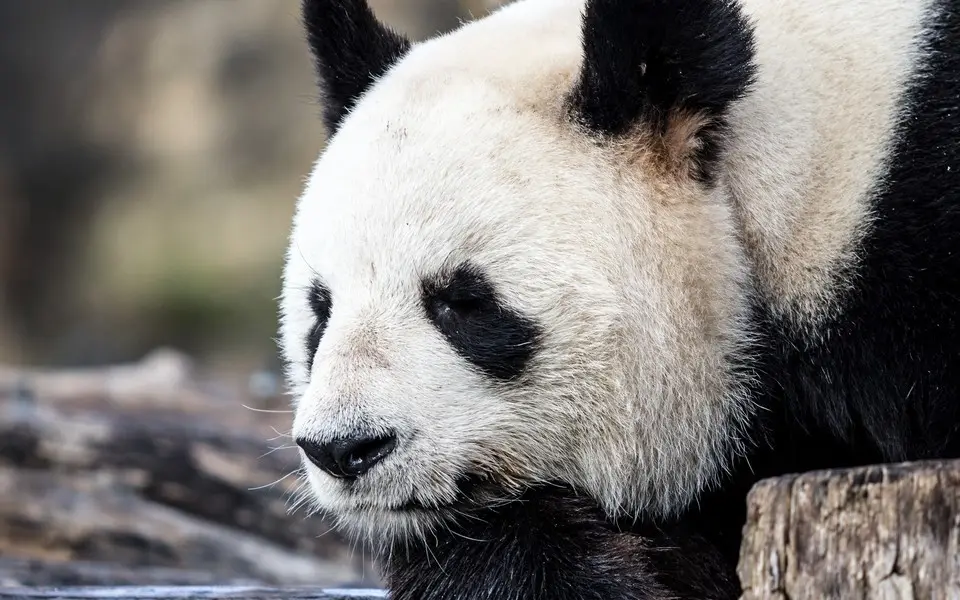
#> input picture test.jpg, 960 x 600 px
$ python preprocess.py
#> lines starting #> are read from the running program, lines starting #| are printed output that depends on the picture
# Copyright 2022 Huawei Technologies Co., Ltd
#
# Licensed under the Apache License, Version 2.0 (the "License");
# you may not use this file except in compliance with the License.
# You may obtain a copy of the License at
#
# http://www.apache.org/licenses/LICENSE-2.0
#
# Unless required by applicable law or agreed to in writing, software
# distributed under the License is distributed on an "AS IS" BASIS,
# WITHOUT WARRANTIES OR CONDITIONS OF ANY KIND, either express or implied.
# See the License for the specific language governing permissions and
# limitations under the License.
# ============================================================================

from PIL import Image
import numpy as np

def resize(img, size, interpolation=Image.BILINEAR):
    if isinstance(size, int):
        w, h = img.size
        if (w <= h and w == size) or (h <= w and h == size):
            return img
        if w < h:
            ow = size
            oh = int(size * h / w)
            return img.resize((ow, oh), interpolation)
        else:
            oh = size
            ow = int(size * w / h)
            return img.resize((ow, oh), interpolation)
    else:
        return img.resize(size[::-1], interpolation)

def center_crop(img, out_height, out_width):
    height, width, _ = img.shape
    left = int((width - out_width) / 2)
    right = int((width + out_width) / 2)
    top = int((height - out_height) / 2)
    bottom = int((height + out_height) / 2)
    img = img[top:bottom, left:right]
    return img

def transform(in_file):
    mean = [0.485, 0.456, 0.406]
    std = [0.229, 0.224, 0.225]

    img = Image.open(in_file).convert('RGB')
    w = img.size[0]
    h = img.size[1]
    if w > h:
        input_size = np.array([256, 256 * w / h])
    else:
        input_size = np.array([256 * h / w, 256])
    input_size = input_size.astype(int)

    img = resize(img, input_size)
    img = np.array(img, dtype=np.float32)
    img = center_crop(img, 224, 224)
    img = img / 255.
    img[..., 0] -= mean[0]
    img[..., 1] -= mean[1]
    img[..., 2] -= mean[2]
    img[..., 0] /= std[0]
    img[..., 1] /= std[1]
    img[..., 2] /= std[2]

    img = img.transpose(2, 0, 1)  # HWC -> CHW
    return img


def main():
    img = transform("./test.jpg")
#> in transform, img is the input picture: PIL image 960x600 RGB; mean R, G, B 122.7, 119.3, 116.3
#> in center_crop, `img = img[top:bottom, left:right]`:
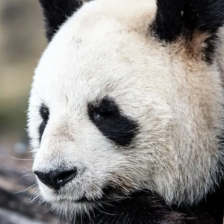
#> img: shape (224, 224, 3) float32; mean of channels 0, 1, 2 147.1, 144.1, 140.7; drawn as R, G, B
#> in transform, `img[..., 0] -= mean[0]`:
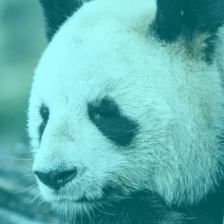
#> img: shape (224, 224, 3) float32; mean of channels 0, 1, 2 0.092, 0.565, 0.552; drawn with min black and max white
#> in transform, `img[..., 1] -= mean[1]`:
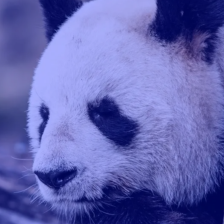
#> img: shape (224, 224, 3) float32; mean of channels 0, 1, 2 0.092, 0.109, 0.552; drawn with min black and max white
#> in transform, `img[..., 0] /= std[0]`:
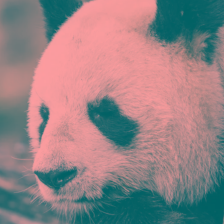
#> img: shape (224, 224, 3) float32; mean of channels 0, 1, 2 0.402, 0.109, 0.146; drawn with min black and max white
#> in transform, `img[..., 1] /= std[1]`:
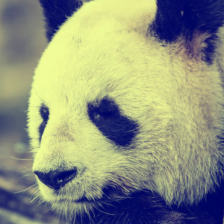
#> img: shape (224, 224, 3) float32; mean of channels 0, 1, 2 0.402, 0.486, 0.146; drawn with min black and max white
#> in transform, `img[..., 2] /= std[2]`:
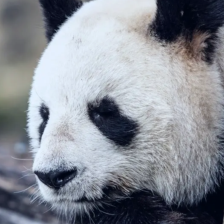
#> img: shape (224, 224, 3) float32; mean of channels 0, 1, 2 0.402, 0.486, 0.647; drawn with min black and max white
    img.tofile("./test.bin")
    print("success in preprocess")

if __name__ == "__main__":
    main()
